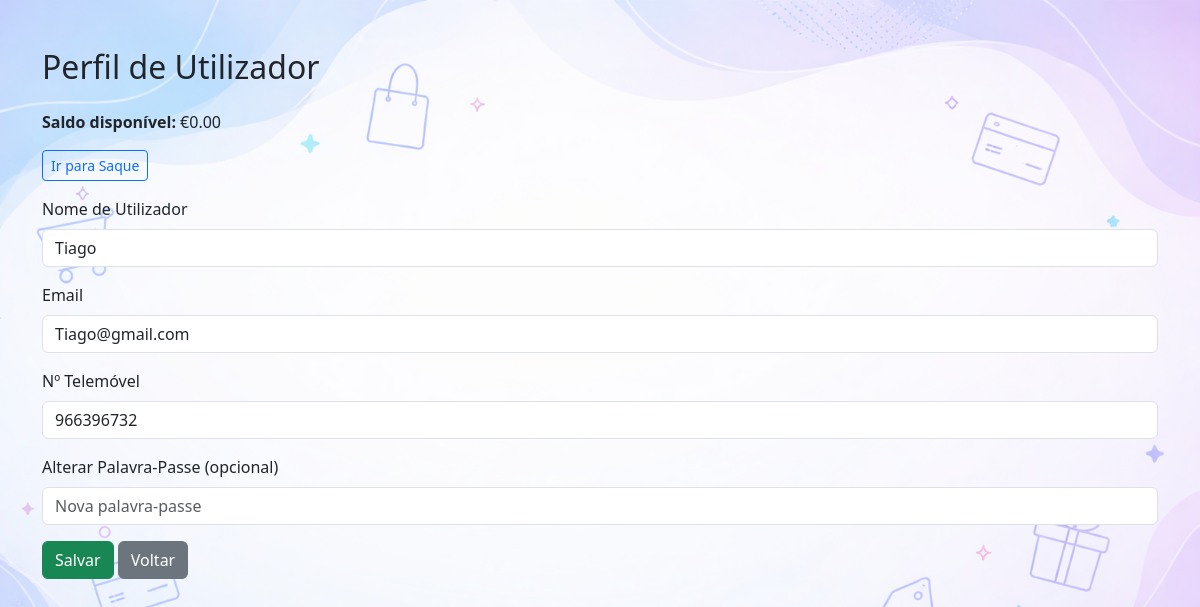
The app's page /profile.php (signed in) with its own data.
### tables this page shows
CREATE TABLE `users` (
  `ID` int(11) NOT NULL,
  `Email` varchar(150) NOT NULL,
  `Username` varchar(100) NOT NULL,
  `Phone_number` varchar(9) DEFAULT NULL,
  `Password` varchar(255) NOT NULL,
  `Registered_Date` datetime DEFAULT current_timestamp(),
  `Is_Admin` tinyint(1) DEFAULT 0,
  `Balance` decimal(10,2) NOT NULL DEFAULT 0.00
);

### profile.php (the view, shortened to what this page needs)
<?php
include 'Connection/connection.php';
$userId = intval($_SESSION['user_id']);
$stmt = $connection->prepare('SELECT Username, Email, Phone_Number, Balance FROM users WHERE ID = ?');
$stmt->bind_param('i', $userId);
$stmt->execute();
$result = $stmt->get_result();
$user = $result->fetch_assoc();
?>
<!DOCTYPE html>
<html lang="pt">
<head>
  <link href="https://cdn.jsdelivr.net/npm/bootstrap@5.3.8/dist/css/bootstrap.min.css" rel="stylesheet">
  <link href="https://cdn.jsdelivr.net/npm/bootstrap-icons@1.10.5/font/bootstrap-icons.css" rel="stylesheet">
</head>
<body class="container mt-5">
  <h2 class="mb-4">Perfil de Utilizador</h2>
  <p><strong>Saldo disponível:</strong> €<?= number_format(floatval($user['Balance']), 2) ?></p>
  <p><a href="withdraw.php" class="btn btn-outline-primary btn-sm">Ir para Saque</a></p>
  <form method="POST">
    <div class="mb-3">
      <label class="form-label">Nome de Utilizador</label>
      <input class="form-control" name="Username" value="<?= htmlspecialchars($user['Username']) ?>" required>
    </div>
    <div class="mb-3">
      <label class="form-label">Email</label>
      <input type="email" class="form-control" name="Email" value="<?= htmlspecialchars($user['Email']) ?>" required>
    </div>
    <div class="mb-3">
      <label class="form-label">Nº Telemóvel</label>
      <input type="text" class="form-control" name="Phone_Number" value="<?= htmlspecialchars($user['Phone_Number']) ?>" maxlength="9" placeholder="912345678">
    </div>
    <div class="mb-3">
      <label class="form-label">Alterar Palavra-Passe (opcional)</label>
      <input type="password" class="form-control" name="Password" placeholder="Nova palavra-passe">
    </div>
    <button type="submit" class="btn btn-success">Salvar</button>
    <a href="index.php" class="btn btn-secondary">Voltar</a>
  </form>
</body>
</html>

### profile.php (style rules this page uses)
body { background: url('Images/main_bg.png') no-repeat center center fixed; background-size: cover; }

### records on screen
users: Balance "0.00", Username "Tiago", Email "Tiago@gmail.com", Phone_Number "966396732"
